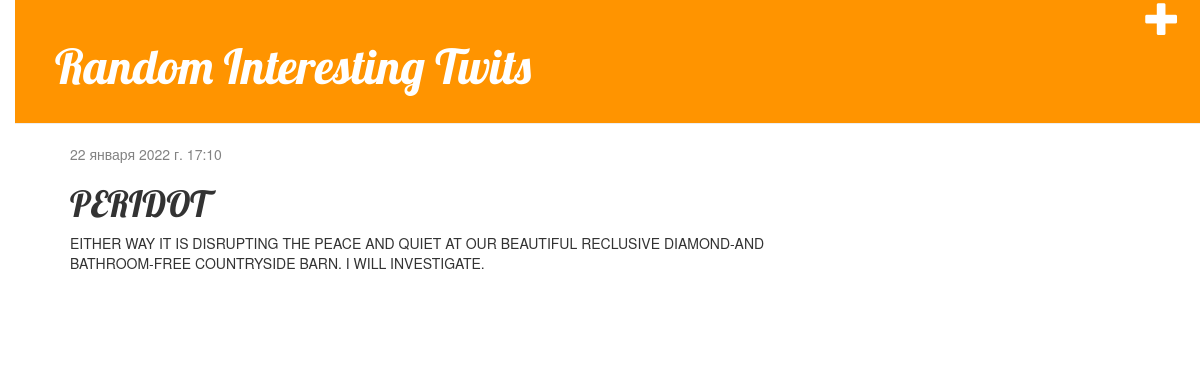
The app's page /post/1/ with its own data.
### examtaker/models.py (models this page shows, shortened)
class Post(models.Model):
    author = models.ForeignKey(settings.AUTH_USER_MODEL, on_delete=models.CASCADE)
    title = models.CharField(max_length=200)
    text = models.TextField()
    created_date = models.DateTimeField(default=timezone.now)
    published_date = models.DateTimeField(blank=True, null=True)

### examtaker/views.py (the view)
# urls.py: path('post/<int:pk>/', views.post_detail, name='post_detail'),
def post_detail(request, pk):
    post = get_object_or_404(Post, pk=pk)
    return render(request, 'examtaker/post_detail.html', {'post': post})

### examtaker/templates/examtaker/post_detail.html
{% extends 'examtaker/base.html' %}
{% block content %}
    <div class="post">
        <div class="date">
            {{ post.published_date }}
        </div>
        <h1>{{ post.title }}</h1>
        <p>{{ post.text|linebreaksbr }}</p>
    </div>
{% endblock %}

### examtaker/static/examtaker/css/examtaker.css (style rules this page uses)
body { padding-left: 15px; }
h1, h2, h3, h4 { font-family: 'Lobster', cursive; }
.date { color: #828282; }
.post { margin-bottom: 70px; }

### records on screen
Post: published_date "22 января 2022 г. 17:10", title "PERIDOT", text "EITHER WAY IT IS DISRUPTING THE PEACE AND QUIET AT OUR BEAUTIFUL RECLUSIVE DIAMOND-AND BATHROOM-FREE COUNTRYSIDE BARN. I WILL INVESTIGATE."
